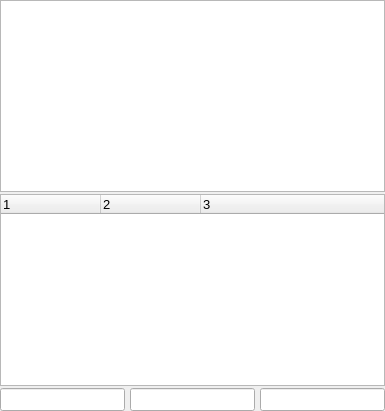
<?xml version="1.0" encoding="UTF-8"?>
<ui version="4.0">
  <class>GuiPanelSceneGraph</class>
  <widget class="QWidget" name="guiPanelSceneGraph">
    <property name="font">
      <font>
	<pointsize>10</pointsize>
      </font>
    </property>
    <layout class="QVBoxLayout" name="guiPanelSceneGraphVBoxLayout">
      <property name="leftMargin">
	<number>0</number>
      </property>
      <property name="topMargin">
	<number>0</number>
      </property>
      <property name="rightMargin">
	<number>0</number>
      </property>
      <property name="bottomMargin">
	<number>0</number>
      </property>
      <property name="spacing">
	<number>2</number>
      </property>

      <item>
	<widget class="GuiSceneGraphTree" name="sceneGraphTree">
	  <property name="selectionBehavior">
	    <enum>QAbstractItemView::SelectRows</enum>
	  </property>
	  <property name="headerHidden">
	    <bool>true</bool>
	  </property>
	</widget>
      </item>

      <item>
	<widget class="GuiSceneGraphTree" name="sceneGraphNodeTree">
	  <property name="selectionBehavior">
	    <enum>QAbstractItemView::SelectRows</enum>
	  </property>
	  <property name="headerHidden">
	    <bool>false</bool>
	  </property>
	  <property name="columnCount">
	    <number>3</number>
	  </property>
	</widget>
      </item>

      <item>
	<layout class="QGridLayout" name="sceneGraphNodeFieldLayout"
		columnstretch="1,1,1">
	  <property name="leftMargin">
	    <number>0</number>
	  </property>
	  <property name="topMargin">
	    <number>0</number>
	  </property>
	  <property name="rightMargin">
	    <number>0</number>
	  </property>
	  <property name="bottomMargin">
	    <number>0</number>
	  </property>
	  <property name="spacing">
	    <number>5</number>
	  </property>

	  <item row="0" column="0">
	    <widget class="QLineEdit" name="editNodeFieldName">
	      <property name="text">
		<string/>
	      </property>
	      <property name="readOnly">
		<bool>true</bool>
	      </property>
	    </widget>
	  </item>

	  <item row="0" column="1">
	    <widget class="QLineEdit" name="editNodeFieldType">
	      <property name="text">
		<string/>
	      </property>
	      <property name="readOnly">
		<bool>true</bool>
	      </property>
	    </widget>
	  </item>

	  <item row="0" column="2">
	    <widget class="QLineEdit" name="editNodeFieldValue">
	      <property name="text">
		<string/>
	      </property>
	      <property name="readOnly">
		<bool>false</bool>
	      </property>
	    </widget>
	  </item>

	</layout>
      </item>

    </layout> <!-- "sceneGraphVBoxLayout" -->
  </widget> <!-- "panelSceneGraph" -->

  <customwidgets>

    <customwidget>
      <class>GuiSceneGraphTree</class>
      <extends>QTreeWidget</extends>
      <header>GuiSceneGraphTree.hpp</header>
    </customwidget>

  </customwidgets>

  <resources/>
  <connections/>
</ui>
